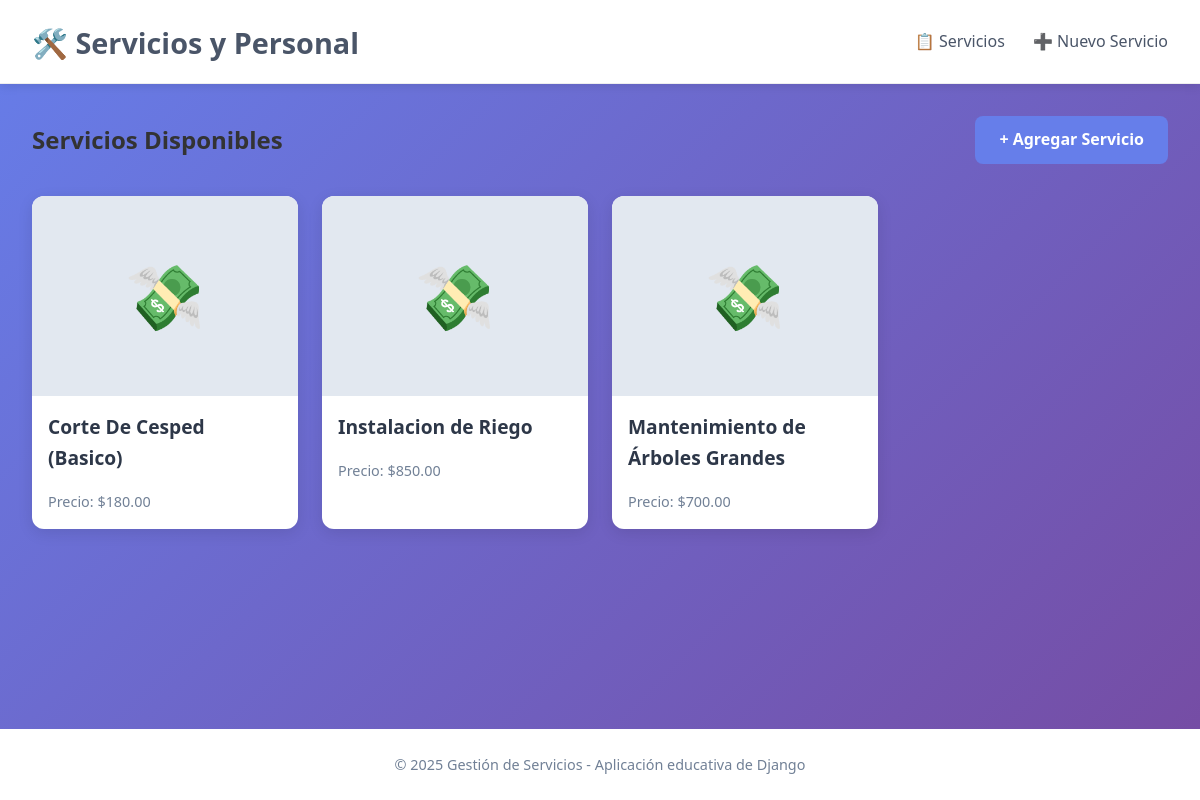
The page / on the database its author committed.
### app_serv_emp/models.py (models this page shows, shortened)
class Servicio(models.Model):
    id_servicio = models.AutoField(primary_key=True)
    nombre_servicio = models.CharField(max_length=100)
    descripcion_servicio = models.TextField()
    precio_base = models.DecimalField(max_digits=10, decimal_places=2)
    duracion_estimada = models.CharField(max_length=50)
    materiales_requeridos = models.TextField(blank=True, null=True)
    class Meta:
        verbose_name = "Servicio"
        verbose_name_plural = "Servicios"

### app_serv_emp/views.py (the view)
# urls.py: path('', views.listar_servicios, name='listar_servicios'),
def listar_servicios(request):
    servicios = Servicio.objects.all()
    return render(request, 'listar_servicios.html', {'servicios': servicios})

### app_serv_emp/templates/listar_servicios.html (shortened to what this page needs)
{% extends 'base.html' %}
{% block contenido %}<div class="page-header">
    <h2>Servicios Disponibles</h2>
    <a href="{% url 'app_serv_emp:crear_servicio' %}" class="btn btn-primary">+ Agregar Servicio</a></div><ul class="artist-grid">
    {% for servicio in servicios %}
    <li class="artist-card">
        <a href="{% url 'app_serv_emp:detalle_servicio' servicio.id_servicio %}">
            <div class="artist-placeholder">💸</div>
            <h3>{{ servicio.nombre_servicio }}</h3>
            <p class="artist-nationality">Precio: ${{ servicio.precio_base }}</p>
        </a>
    </li>
    {% empty %}
    <li class="no-artists">No hay servicios registrados.</li>
    {% endfor %}</ul>
{% endblock %}

### app_serv_emp/static/css/styles.css (style rules this page uses)
* { margin: 0; padding: 0; box-sizing: border-box; }
body { font-family: 'Segoe UI', Tahoma, Geneva, Verdana, sans-serif; background: linear-gradient(135deg, #667eea 0%, #764ba2 100%); color: #333; line-height: 1.6; }
.page-header { display: flex; justify-content: space-between; align-items: center; margin-bottom: 2rem; flex-wrap: wrap; gap: 1rem; }
.artist-grid { display: grid; grid-template-columns: repeat(auto-fill, minmax(250px, 1fr)); gap: 1.5rem; list-style: none; }
.artist-card { background: white; border-radius: 12px; overflow: hidden; box-shadow: 0 4px 15px rgba(0,0,0,0.1); transition: transform 0.3s; }
.artist-card a { text-decoration: none; color: inherit; display: block; }
.artist-img, .artist-placeholder { width: 100%; height: 200px; object-fit: cover; }
.artist-placeholder { background: #e2e8f0; display: flex; align-items: center; justify-content: center; font-size: 4rem; }
.artist-card h3 { padding: 1rem; font-size: 1.2rem; color: #2d3748; }
.artist-nationality { color: #718096; font-size: 0.9rem; padding: 0 1rem 1rem; }
.btn { padding: 0.7rem 1.5rem; border: none; border-radius: 8px; font-weight: 600; cursor: pointer; transition: background 0.3s; text-decoration: none; display: inline-block; }
.btn-primary { background: #667eea; color: white; }

### rows shown on the page
Servicio: nombre_servicio "Corte De Cesped (Basico)", precio_base "180.00"
Servicio: nombre_servicio "Instalacion de Riego", precio_base "850.00"
Servicio: nombre_servicio "Mantenimiento de Árboles Grandes", precio_base "700.00"
